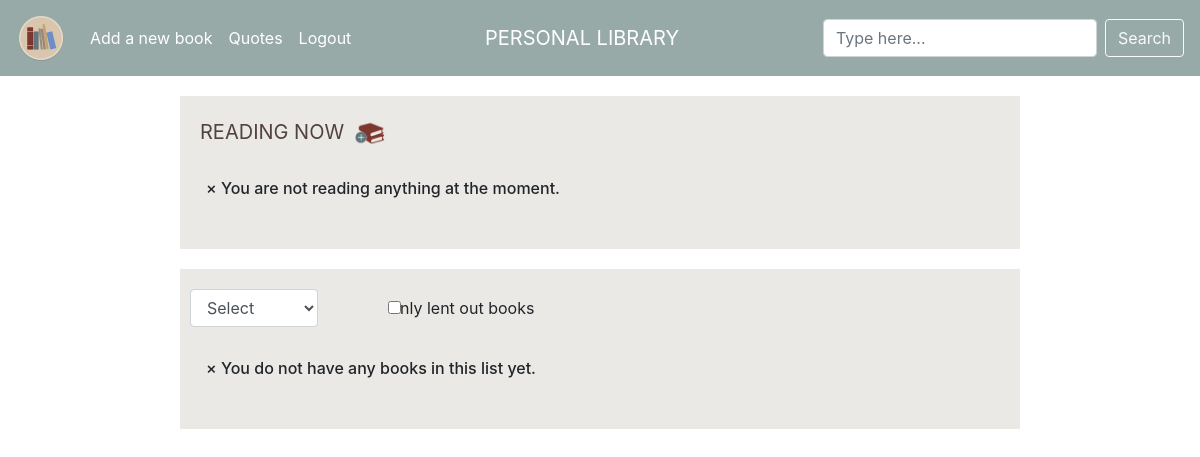
Page / (signed in) on the earlier database version.
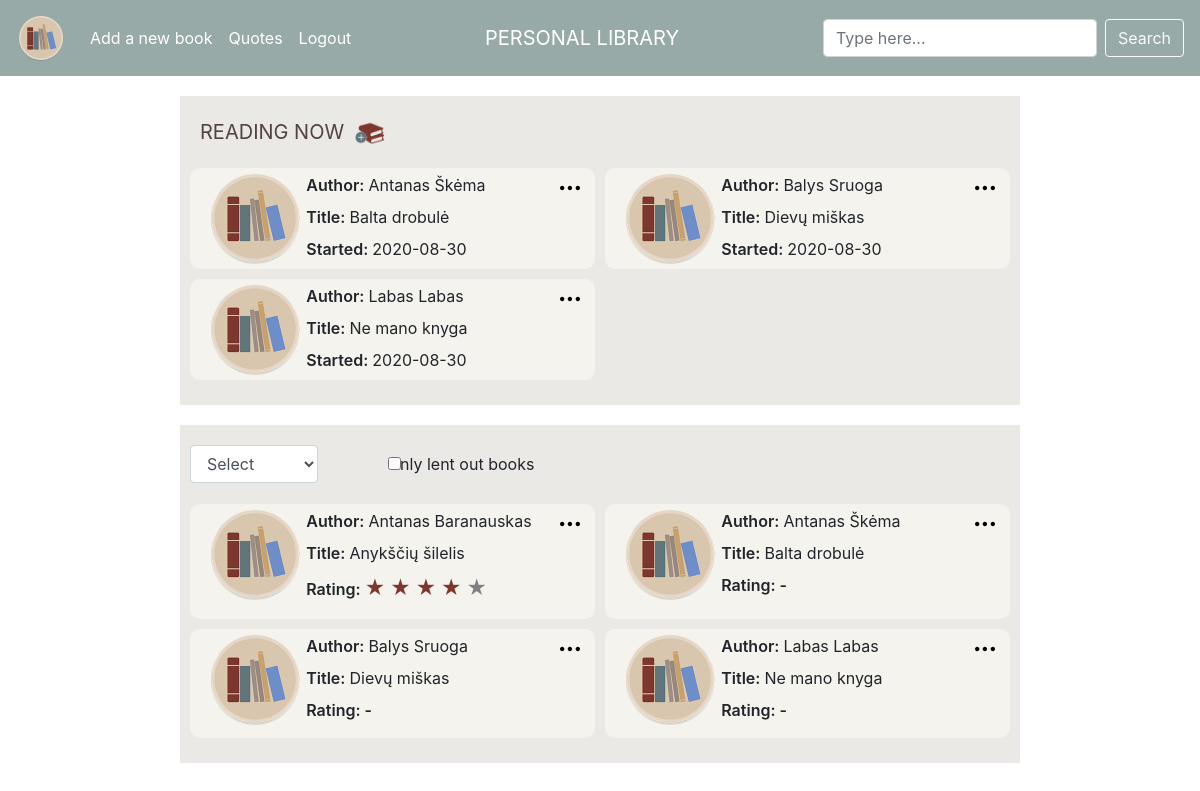
Same page on the later database version.
### tables this page shows
CREATE TABLE "books" (user_id INTEGER NOT NULL, title TEXT NOT NULL, author TEXT NOT NULL, pages INTEGER NOT NULL, isbn TEXT NULL, genre TEXT NULL, rating INTEGER NULL, started DATE NULL, finished DATE NULL, owner TEXT NULL, notes TEXT NULL, lent BOOLEAN NULL, book_id INTEGER PRIMARY KEY AUTOINCREMENT NOT NULL);

### application.py (the view, shortened to what this page needs)
@app.route("/", methods=["GET", "POST"])
@login_required
def index():
    if request.method == "GET":
        books = db.execute("""SELECT * FROM books WHERE user_id = :id
                            AND started IS NOT NULL AND finished IS NULL ORDER BY author""",
                           id=session["user_id"])
        lists = db.execute("""SELECT * FROM books WHERE user_id = :id ORDER BY author""",
                           id=session["user_id"])
        return render_template("index.html", books=books, lists=lists)

### application.py (called while the page is built)
@app.after_request
def after_request(response):
    response.headers["Cache-Control"] = "no-cache, no-store, must-revalidate"
    response.headers["Expires"] = 0
    response.headers["Pragma"] = "no-cache"
    return response

### helpers.py (called while the page is built)
def login_required(f):
    @wraps(f)
    def decorated_function(*args, **kwargs):
        if session.get("user_id") is None:
            return redirect("/login")
        return f(*args, **kwargs)
    return decorated_function

### templates/index.html (shortened to what this page needs)
{% extends "layout.html" %}
{% block main %}
    <div class="container">
        <div class="upper_row" id="indexrow">
            <p class="sub_title inner">READING NOW</p>
            <button id="add_book" title="Add a new book" class="inner" onclick="location.href = '/new-book';">
                <img class="img_btn" src="../static/add_book.gif" alt="add a new book">
            </button>
        </div>
        <div class="row">
            {% if not books %}
                <div class="alert" id="no_books">
                    <span class="closebtn" onclick="this.parentElement.style.display='none';">&times;</span>
                    You are not reading anything at the moment.
                </div>
            {% else %}
                {% for book in books %}
                    <div class="col-12 book" onclick="redirectToBook('{{ book.book_id }}')">
                        <div class="row">
                            <div class="col-sm-3">
                                <img class="book_cover" src="../static/logo.png" alt="book cover">
                            </div>
                            <div class="col-sm-8">
                                {% if book.author|length <= 30 %}
                                    <p class="author" data-toggle="tooptip" title="{{ book.author }}"><span class="names">Author: </span>{{ book.author }}</p>
                                {% else %}
                                    <p class="author" data-toggle="tooptip" title="{{ book.author }}"><span class="names">Author: </span>{{ book.author[:30] }}...</p>
                                {% endif %}
                                {% if book.title|length <= 30 %}
                                    <p class="title" data-toggle="tooptip" title="{{ book.title }}"><span class="names">Title: </span>{{ book.title }}</p>
                                {% else %}
                                    <p class="title" data-toggle="tooptip" title="{{ book.title }}"><span class="names">Title: </span>{{ book.title[:30] }}...</p>
                                {% endif %}
                                <p class="started"><span class="names">Started: </span>{{ book.started }}</p>
                            </div>
                            <div class="col-sm-1">
                                <div class="options">
                                    <img class="options_image"
                                         onclick="showOptionsFor('opt{{ book.book_id }}')"
                                         src="../static/options.svg"
                                         alt="options"/>
                                </div>
                            </div>
                        </div>
                    </div>
                {% endfor %}
            {% endif %}
        </div>
    </div>
    <div class="container">
        <div class="upper_row">
            <div class="form-group col-md-2">
                <form action="/" id="listform" method="post">
                    <select name="listname" id="inputList" class="form-control index_form" onchange="$('#listform').submit()">
                        <option class="list_option" value="invalid">Select</option>
                    </select>
                </form>
            </div>
            <div class="form-check index_form">
                <form action="/" id="checkform" method="post">
                    <input name="check_value" class="form-check-input" type="checkbox" value="" id="defaultCheck1"
                           onchange="$('.checkform').submit()" onclick="checkValue()">
                    <label class="form-check-label" for="defaultCheck1">
                        Only lent out books
                    </label>
                </form>
            </div>
        </div>
        <div class="row">
            {% if not lists %}
                <div class="alert" id="no_books">
                    <span class="closebtn" onclick="this.parentElement.style.display='none';">&times;</span>
                    You do not have any books in this list yet.
                </div>
            {% else %}
                {% for list in lists %}
                    <div class="col-12 book" onclick="redirectToBook('{{ list.book_id }}')">
                        <div class="row">
                            <div class="col-sm-3">
                                <img class="book_cover" src="../static/logo.png" alt="book cover">
                            </div>
                            <div class="col-sm">
                                {% if list.author|length <= 30 %}
                                    <p class="author" data-toggle="tooptip" title="{{ list.author }}"><span class="names">Author: </span>{{ list.author }}</p>
                                {% else %}
                                    <p class="author" data-toggle="tooptip" title="{{ list.author }}"><span class="names">Author: </span>{{ list.author[:30] }}...</p>
                                {% endif %}
                                {% if list.title|length <= 30 %}
                                    <p class="title" data-toggle="tooptip" title="{{ list.title }}"><span class="names">Title: </span>{{ list.title }}</p>
                                {% else %}
                                    <p class="title" data-toggle="tooptip" title="{{ list.title }}"><span class="names">Title: </span>{{ list.title[:30] }}...</p>
                                {% endif %}
                                {% if not list.rating %}
                                    <p class="rating_index"><span class="names">Rating: - </span></p>
                                {% else %}
                                    <p class="rating_index">
                                        <span class="names">Rating: </span>
                                        {% for i in range(list.rating) %}
                                            <span class="stars_red">★</span>
                                        {% endfor %}
                                        {% for i in range(5 - (list.rating)) %}
                                            <span class="stars_white">★</span>
                                        {% endfor %}
                                    </p>
                                {% endif %}
                            </div>
                            <div class="col-sm-1">
                                <div class="options">
                                    <img class="options_image"
                                         onclick="showOptionsFor('lst{{ list.book_id }}')"
                                         src="../static/options.svg"
                                         alt="options"/>
                                </div>
                            </div>
                        </div>
                    </div>
                {% endfor %}
            {% endif %}
        </div>
    </div>
{% endblock %}

### templates/layout.html (shortened to what this page needs)
<!DOCTYPE html>
<html lang="en">
<head>
    <link href="https://maxcdn.bootstrapcdn.com/bootstrap/4.0.0-beta.2/css/bootstrap.min.css" rel="stylesheet">
    <link href="../static/style.css" rel="stylesheet">
</head>
<body>
    <header>
        {% if session.user_id %}
        <nav class="navbar navbar-expand-lg navbar-dark">
            <a class="navbar-brand abs" href="/">PERSONAL LIBRARY</a>
            <div class="collapse navbar-collapse" id="navbarTogglerDemo03">
                <a class="navbar-brand" href="/"><img src="../static/logo.png" width="50" height="50" alt="logo"></a>
                <ul class="navbar-nav mr-auto mt-2 mt-lg-0">
                    <li class="nav-item">
                        <a class="nav-link" href="/new-book">Add a new book</a>
                    </li>
                    <li class="nav-item">
                        <a class="nav-link" href="/quotes">Quotes</a>
                    </li>
                    <li>
                        <a class="nav-link" href="/logout">Logout</a>
                    </li>
                </ul>
                <form class="form-inline my-2 my-lg-0">
                    <input class="form-control mr-sm-2" type="search" placeholder="Type here..." aria-label="Search">
                    <button class="btn btn-outline-light my-2 my-sm-0" type="submit">Search</button>
                </form>
                    {% endif %}
            </div>
        </nav>
    </header>
    {% block main %}{% endblock %}
</body>
</html>

### static/style.css (style rules this page uses)
.container { background-color: #eae9e6; margin: 20px auto; padding: 20px; max-width: 70%; }
.inner { display: inline-block; font-weight: 400; font-size: 20px; color: #524240; }
.form-group { display: inline-block; }
.form-check { display: inline-block; margin-left: 50px; }
.form-check-label { margin-left: -20px; }
header { background-color: #97aaa8; }
.navbar, .navbar-collapse, .form-inline, .nav-link { color: white !important; }
.navbar-brand.abs { position: absolute; width: 20%; left: 38.5%; text-align: center !important; color: white !important; }
#add_book { border: none; background-color: #eae9e6; }
.img_btn { width: 30px; }
.book_cover { max-width: 100px; height: 100px; }
.form-control { display: inline-block; max-width: 100%; }
.book { background-color: #f5f3ee; margin: 5px; position: relative; max-width: calc((100% - 30px) / 3); border-radius: 10px; }
.book .options { background-color: transparent; width: auto; border: transparent; height: 20px; position: absolute; top: 5px; right: 5px; z-index: 2; }
@media (min-width: 1131px) and (max-width: 1750px) { .book { background-color: #f5f3ee; margin: 5px; position: relative; max-width: calc((100% - 20px) / 2); border-radius: 10px; } }
@media (min-width: 1131px) and (max-width: 1750px) { .book .options { background-color: transparent; width: auto; border: transparent; height: 20px; position: absolute; top: 5px; right: 5px; z-index: 2; } }
.names { font-weight: 600; }
#listform { margin-left: -25px; }
.author, .title, .started { margin-bottom: 8px; margin-top: 5px; }
.options_image { background-color: transparent; padding: 0 5px; width: auto; border: transparent; height: 20px; position: absolute; top: 5px; right: 5px; z-index: 1; }
.stars_red { color: #7e372e; font-size: 20px; }
.stars_white { color: grey; font-size: 20px; }

Differences in the rows shown:
added books: author "Antanas Škėma", title "Balta drobulė", started "2020-08-30", rating "Rating: -"
added books: author "Balys Sruoga", title "Dievų miškas", started "2020-08-30", rating "Rating: -"
added books: author "Labas Labas", title "Ne mano knyga", started "2020-08-30", rating "Rating: -"
added books: author "Antanas Baranauskas", title "Anykščių šilelis", shows "Rating:", rating 4 (drawn)
Other differences:
text no longer shown: "× You are not reading anything at the moment. × You do not have any books in this list yet."
